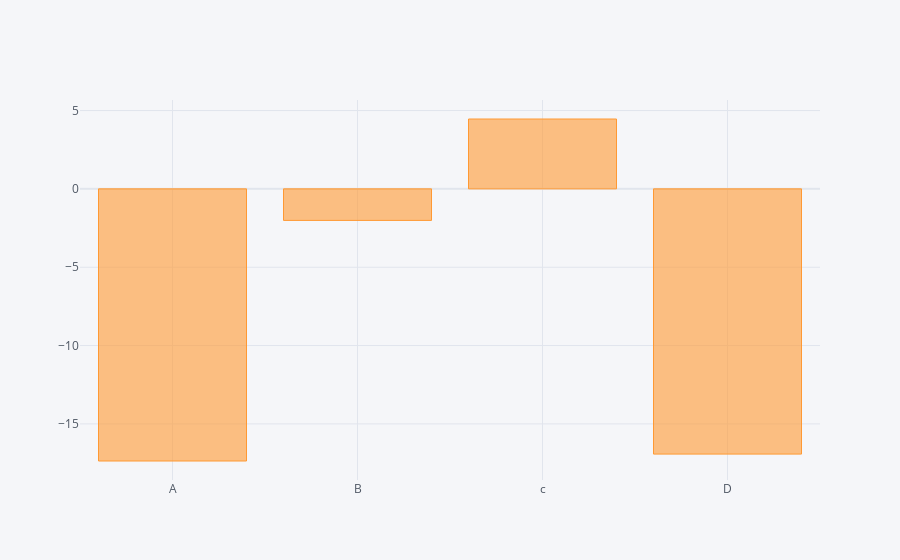

The notebook cell saved with this chart:
### Code cell
df.sum().iplot(kind='bar')

### Figure 1 — Plotly figure (JSON) as saved in the notebook; plotly's stock layout.template omitted (floating-point values rounded to 4 significant figures)
{"data": [{"marker": {"color": "rgba(255, 153, 51, 0.6)", "line": {"color": "rgba(255, 153, 51, 1.0)", "width": 1}}, "name": "None", "orientation": "v", "text": "", "type": "bar", "x": ["A", "B", "c", "D"], "y": [-17.37, -2.012, 4.459, -16.93]}], "layout": {"legend": {"bgcolor": "#F5F6F9", "font": {"color": "#4D5663"}}, "paper_bgcolor": "#F5F6F9", "plot_bgcolor": "#F5F6F9", "title": {"font": {"color": "#4D5663"}}, "xaxis": {"gridcolor": "#E1E5ED", "showgrid": true, "tickfont": {"color": "#4D5663"}, "title": {"font": {"color": "#4D5663"}, "text": ""}, "zerolinecolor": "#E1E5ED"}, "yaxis": {"gridcolor": "#E1E5ED", "showgrid": true, "tickfont": {"color": "#4D5663"}, "title": {"font": {"color": "#4D5663"}, "text": ""}, "zerolinecolor": "#E1E5ED"}}}
